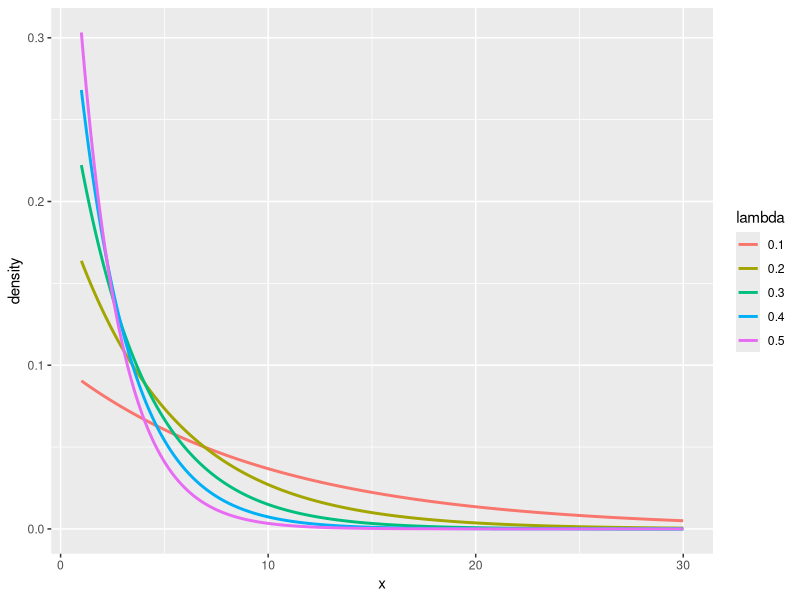
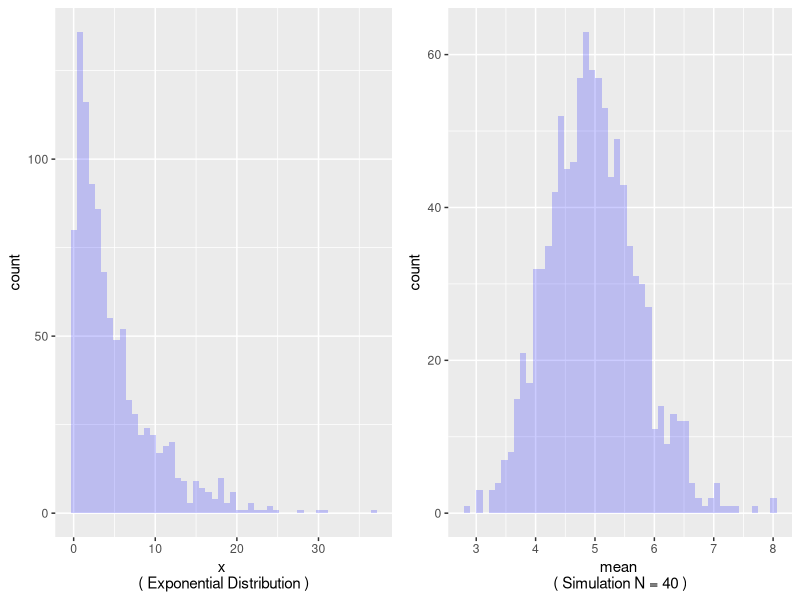

Reproduce these figures in R, in order. (Note: this script raises an error after producing the figures.)
## ---- chunk 1
suppressMessages(library(xtable))                            # Pretty printing dataframes
suppressMessages(library(ggplot2))                           # Plotting
suppressMessages(library(gridExtra, warn.conflicts = FALSE))
## ---- chunk 2
create_dexp_data <- function(xs, lambdas) {
  x_data <- rep(xs, length(lambdas))
  lambda_data <- rep(lambdas, length(xs))
  data.frame(x = x_data,
             lambda = as.factor(lambda_data),
             density = mapply(dexp, x_data, lambda_data))
}
## ---- chunk 3
categorical_line_plot <- function(data, x_column, y_column, group_column)
  ggplot(data=data, aes_string(x = x_column, y = y_column, color = group_column)) + 
    geom_line(size=1)
## ---- chunk 4
categorical_line_plot(create_dexp_data(seq(1, 30, 0.01), seq(0.1 ,0.5, 0.1)), "x", "density", "lambda")
## ---- chunk 5
number_of_experiments <- 1000
sample_size <- 40
## ---- chunk 6
lambda = 0.2
## ---- chunk 7
mu <- 1 / lambda
sigma <- 1 / lambda
## ---- chunk 8
simulations <- matrix(rexp(sample_size * number_of_experiments, lambda), number_of_experiments, sample_size)
simulations_means <- apply(simulations, 1, mean)
## ---- chunk 9
histogram <- function(data, column, bins, title) {
  ggplot(data=data, aes_string(x = column)) +
  geom_histogram(bins = bins, na.rm = TRUE, fill = "blue", alpha = 0.2) +
  xlab(paste(column, "\n(", title, ")"))
}

histogram_exponential_distribution <- histogram(data.frame(x = rexp(number_of_experiments, lambda)), "x", 50, "Exponential Distribution")
histogram_simulation_N_40 <- histogram(data.frame(mean = simulations_means), "mean", 50, "Simulation N = 40")

grid.arrange(histogram_exponential_distribution, histogram_simulation_N_40, nrow=1)
## ---- chunk 10
estimate_mean <- mean(simulations_means)
estimate_sigma <- sd(simulations_means)
## ---- chunk 11
experiment_histogram <- function(sample_size, number_of_experiments, bins) {
  simulations <- matrix(rexp(sample_size * number_of_experiments, lambda), number_of_experiments, sample_size)
  simulations_means <- apply(simulations, 1, mean)
  mu = mean(simulations_means)
  sigma = sd(simulations_means) * sqrt(sample_size)
  title <- paste("N =", sample_size, "\nmu = ", round(mu, 3), "\nsigma =", round(sigma, 3), "/ sqrt(N)")
  histogram(data.frame(mean = simulations_means), "mean", bins, title)
}
## ---- chunk 12
histogram_N_10 <- experiment_histogram(10, 1000, 100)
histogram_N_50 <- experiment_histogram(50, 5000, 100)
histogram_N_1000 <- experiment_histogram(1000, 100000, 100)

grid.arrange(histogram_N_10, histogram_N_50, histogram_N_1000, ncol=3, nrow=1)
## ---- chunk 13
data(ToothGrowth)
## ---- chunk 14
str(ToothGrowth)
## ---- chunk 15
render_table <- function(data)
  print(xtable(data), type = "html")

sample_data_frame <- function(data, size) {
  sample_index <- sample(1:nrow(data), size)
  return(data[sample_index, ])
}

render_table(sample_data_frame(ToothGrowth, 6))
## ---- chunk 16
VC_data <- ToothGrowth[ToothGrowth$supp == 'VC', ]
OJ_data <- ToothGrowth[ToothGrowth$supp == 'OJ', ]
VC_0.5_data <- ToothGrowth[ToothGrowth$supp == 'VC' & ToothGrowth$dose == 0.5, ]
OJ_0.5_data <- ToothGrowth[ToothGrowth$supp == 'OJ' & ToothGrowth$dose == 0.5, ]
VC_1_data <- ToothGrowth[ToothGrowth$supp == 'VC' & ToothGrowth$dose == 1, ]
OJ_1_data <- ToothGrowth[ToothGrowth$supp == 'OJ' & ToothGrowth$dose == 1, ]
VC_2_data <- ToothGrowth[ToothGrowth$supp == 'VC' & ToothGrowth$dose == 2, ]
OJ_2_data <- ToothGrowth[ToothGrowth$supp == 'OJ' & ToothGrowth$dose == 2, ]
## ---- chunk 17
record_count <- data.frame(record = c("total", "supp VC", "supp OJ", "dose 0.5", "dose 1", "dose 2", "0.5 VC", "0.5 OJ", "1 VC", "1 OJ",
                                      "2 VC", "2 OJ"),
                           count =  c(nrow(ToothGrowth), nrow(VC_data), nrow(OJ_data), nrow(ToothGrowth[ToothGrowth$dose == 0.5, ]),
                                      nrow(ToothGrowth[ToothGrowth$dose == 1, ]),nrow(ToothGrowth[ToothGrowth$dose == 2, ]), nrow(VC_0.5_data),
                                      nrow(OJ_0.5_data), nrow(VC_1_data), nrow(OJ_1_data), nrow(VC_2_data), nrow(OJ_2_data)))

render_table(record_count)
## ---- chunk 18
ToothGrowth$dose <- as.factor(ToothGrowth$dose)
## ---- chunk 19
box_plot <- function(data, x_column, y_column, color_column) {
  ggplot(data, aes_string(x = x_column, y = y_column)) + 
  geom_boxplot(aes_string(fill = color_column)) + 
  geom_point(position = position_jitter(width = 0.2), color = "blue", alpha = 0.2) +
  facet_wrap(as.formula(paste("~", x_column)), scales="free")
}

box_plot(ToothGrowth, "dose", "len", "supp")
## ---- chunk 20
t.test(ToothGrowth$len, y = NULL, alternative = c("greater"), mu = 0, paired = FALSE, var.equal = FALSE, conf.level = 0.95)
## ---- chunk 21
t.test(VC_data$len, y = NULL, alternative = c("greater"), mu = 0, paired = FALSE, var.equal = FALSE, conf.level = 0.95)
## ---- chunk 22
t.test(OJ_data$len, y = NULL, alternative = c("greater"), mu = 0, paired = FALSE, var.equal = FALSE, conf.level = 0.95)
## ---- chunk 23
p_value <- function(data)
  t.test(data$len, y = NULL,
         alternative = c("greater"), mu = 0,
         paired = FALSE, var.equal = FALSE,
         conf.level = 0.95)$p.value

p_values <- c(p_value(VC_0.5_data), p_value(OJ_0.5_data),
              p_value(VC_1_data), p_value(OJ_1_data),
              p_value(VC_2_data), p_value(OJ_2_data))

mean(p_values > 0.05)
## ---- chunk 24
t.test(OJ_0.5_data$len, VC_0.5_data$len, alternative = "greater", paired = FALSE, var.equal = FALSE, conf.level = 0.95)
## ---- chunk 25
t.test(OJ_1_data$len, VC_1_data$len, alternative = "greater", paired = FALSE, var.equal = FALSE, conf.level = 0.95)
## ---- chunk 26
t.test(OJ_2_data$len, VC_2_data$len, alternative = "greater", paired = FALSE, var.equal = FALSE, conf.level = 0.95)
## ---- chunk 27
testStat <- function(y, g) mean(y[g == "OJ"]) - mean(y[g == "VC"])
## ---- chunk 28
y <- ToothGrowth$len
group <- ToothGrowth$supp
## ---- chunk 29
observedStat <- testStat(y, group)
permutations <- sapply(1 : 10000, function(i) testStat(y, sample(group)))
mean(permutations > observedStat)
